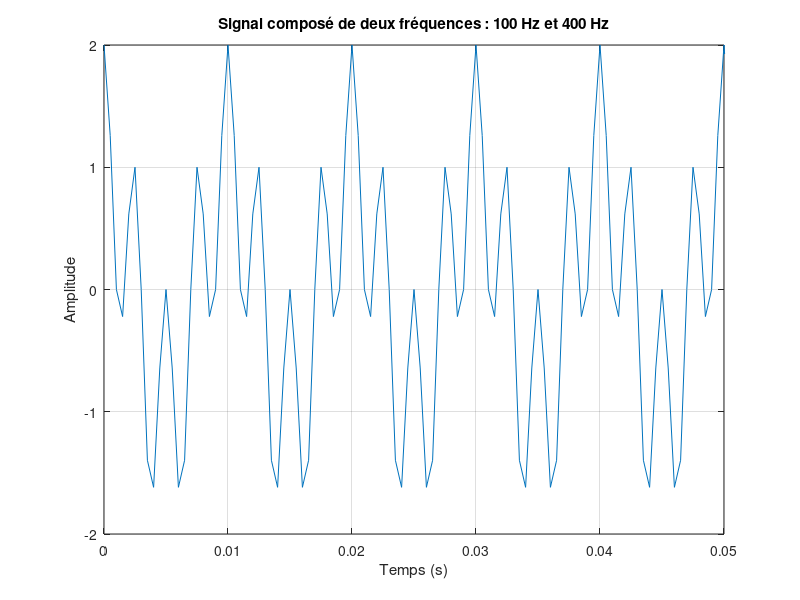

This figure's MATLAB source:
fe = 2000;              % Fréquence d’échantillonnage
f1 = 100;               % Fréquence dans la bande passante
f2 = 400;               % Fréquence dans la bande atténuée
t = 0:1/fe:1;           % Temps de 0 à 1 seconde

x1 = cos(2*pi*f1*t);    % Composante à 100 Hz
x2 = cos(2*pi*f2*t);    % Composante à 400 Hz
x = x1 + x2;            % Signal composé


plot(t, x);
xlabel('Temps (s)');
ylabel('Amplitude');
title('Signal composé de deux fréquences : 100 Hz et 400 Hz');
grid on;
xlim([0 0.05]); % On zoom sur les 50 premières millisecondes pour voir les oscillations
